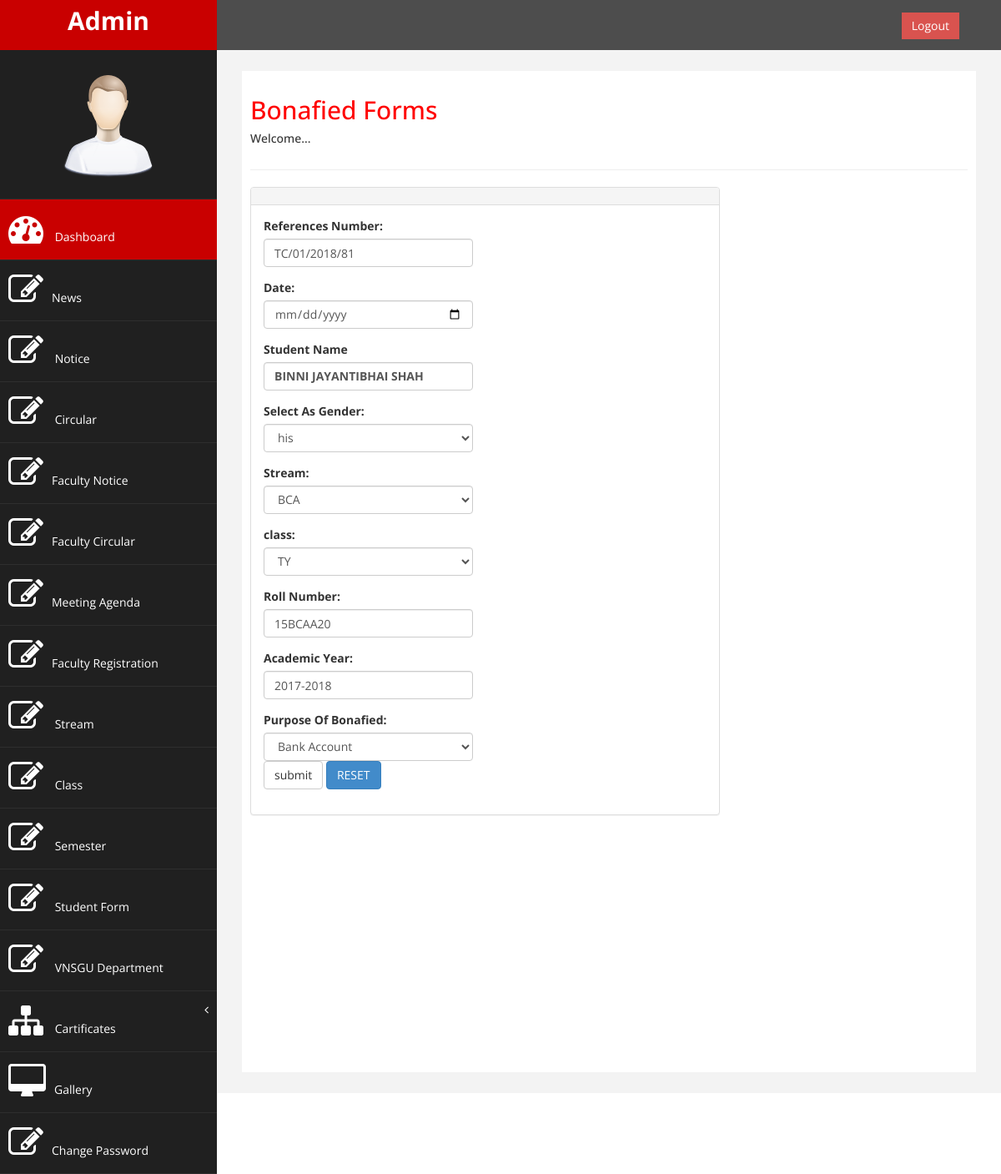
The page /admin/updatebonafied.php?bono_id=9 (signed in) on the database its author committed.
### tables this page shows
CREATE TABLE `bonafied` (
  `bono_id` int(11) NOT NULL,
  `re_no` varchar(50) DEFAULT NULL,
  `date` varchar(20) DEFAULT NULL,
  `student_id` int(100) DEFAULT NULL,
  `gender1` varchar(20) DEFAULT NULL,
  `class_id` int(11) NOT NULL,
  `stream_id` int(10) DEFAULT NULL,
  `roll_no` varchar(30) DEFAULT NULL,
  `academic_year` varchar(30) DEFAULT NULL,
  `bonafied_purpose_id` int(10) DEFAULT NULL
);

CREATE TABLE `student_detail` (
  `student_id` int(11) NOT NULL,
  `name` varchar(50) DEFAULT NULL,
  `address` varchar(100) DEFAULT NULL,
  `city` varchar(30) DEFAULT NULL,
  `pin` int(11) DEFAULT NULL,
  `mobile` bigint(20) DEFAULT NULL,
  `email` varchar(35) DEFAULT NULL,
  `dob` date NOT NULL,
  `stream_id` int(11) DEFAULT NULL,
  `class_id` int(11) DEFAULT NULL
);

CREATE TABLE `stream` (
  `stream_id` int(11) NOT NULL,
  `stream` varchar(20) DEFAULT NULL
);

CREATE TABLE `type_of_class` (
  `class_id` int(11) NOT NULL,
  `stream_id` int(11) NOT NULL,
  `class` varchar(20) DEFAULT NULL
);

CREATE TABLE `bonafied_purpose` (
  `bonafied_purpose_id` int(11) NOT NULL,
  `purpose_of_bonafied` varchar(200) DEFAULT NULL
);

### admin/updatebonafied.php (the view, shortened to what this page needs)
<?php
$servername = "localhost";
$username = "root";
$password = "";
$dbname = "oas";
$conn = new mysqli($servername, $username, $password, $dbname);
?>
<!DOCTYPE html PUBLIC "-//W3C//DTD XHTML 1.0 Transitional//EN" "http://www.w3.org/TR/xhtml1/DTD/xhtml1-transitional.dtd">
<html xmlns="http://www.w3.org/1999/xhtml">
<head>
</head>
<body>
<?php include 'header1.php';?>
  <div id="page-wrapper" >
            <div id="page-inner">
                <div class="row">
                    <div class="col-md-12">
                     <h2>Bonafied  Forms </h2>
                        <h5>Welcome...</h5>
                    </div>
                </div>
                 <hr />
               <div class="row">
                <div class="col-md-8">
                    <div class="panel panel-default">
                        <div class="panel-heading">
                        </div>
                        <div class="panel-body">
                            <div class="row">
                               <div class="col-md-6">
                                    <form role="form" action="" method="post">
                                     <?php
												$Id=$_GET['bono_id'];
												$ret="select a.bono_id,b.name,s.stream,c.class,p.purpose_of_bonafied,a.re_no,a.gender1,a.date,a.roll_no,a.academic_year from bonafied a,student_detail b,stream s,bonafied_purpose p,type_of_class c where a.student_id=b.student_id and a.stream_id=s.stream_id and a.class_id=c.class_id and a.bonafied_purpose_id=p.bonafied_purpose_id and bono_id=?";
		$stmt= $conn->prepare($ret) ;
	 $stmt->bind_param('i',$Id);
	 $stmt->execute() ;
	 $res=$stmt->get_result();
	   while($row=$res->fetch_object())
	  {
	  	?>
                                        <div class="form-group">
                                            <label>References Number:</label>
                                            <input type="text" name="refno" class="form-control" value="<?php echo $row->re_no;?>"/>
                                        </div>
                                        <div class="form-group">
                                            <label>Date:</label>
                                            <input type="date" name="dt" class="form-control" value="<?php echo $row->date;?>"/>
                                        </div>
                                        <div class="form-group">
                                        <label >Student Name</label>
                                            <label class="form-control"><?php echo $row->name;?></label>
                                        </div>
                                         <div class="form-group">
                                            <label>Select As Gender:</label>
                                             <select name="gndrhs" class="form-control">
                                                		<option>his</option>
                                              </select>
                                        </div>
                                        <div class="form-group">
                                           <label>Stream:</label>
                                          <select name="stream" class="form-control" id="stream" onChange="change_country()" required="required">
                                            <option value=""><?php echo $row->stream; ?></option>
                                            </select>
                                        </div>
                                        <div class="form-group">
                                            <label>class:</label>
                                            <select name="class" class="form-control" id="class" required="required" >
                                            <option value=""><?php echo $row->class;?></option>
                                           </select>
                                        </div>
                                        <div class="form-group">
                                            <label>Roll Number:</label>
                                               <input type="text" name="rno" class="form-control" value="<?php echo $row->roll_no;?>" />
                                        </div>
                                         <div class="form-group">
                                            <label>Academic Year:</label>
                                            <input type="text" name="ay" class="form-control" value="<?php echo $row->academic_year;?>" />
                                        </div>
        								<div class="form-group">
                                            <label>Purpose Of Bonafied:</label>
                                            <select name="pob" class="form-control" id="pob" required="required" >
                                                <option value=""><?php echo $row->purpose_of_bonafied;?></option>
                                            </select>
                                         <input type="submit" value="submit" name="submit" class="btn btn-default">
                                        <input type="reset" value="RESET" class="btn btn-primary">
							<?php } ?>
                                    </form>
								</div>
                        </div>
                    </div>
                </div>
            </div>
            </div>
        </div>
<?php include 'footer1.php';?>
</body>
</html>

### admin/assets/css/custom.css (style rules this page uses)
body { font-family: 'Open Sans', sans-serif; }
#page-wrapper { padding: 15px 15px; min-height: 600px; background:#F3F3F3; }
#page-inner { width:100%; margin:10px 20px 10px 0px; background-color:#fff!important; padding:10px; min-height:1200px; }
h2 { color: #f00; }
@media (min-width:768px) { #page-wrapper { margin: 0 0 0 260px; padding: 15px 30px; min-height: 1200px; } }

### rows shown on the page
bonafied: refno "TC/01/2018/81", student.name "BINNI JAYANTIBHAI SHAH", stream "BCA", class "TY", rno "15BCAA20", ay "2017-2018", pob "Bank Account"
